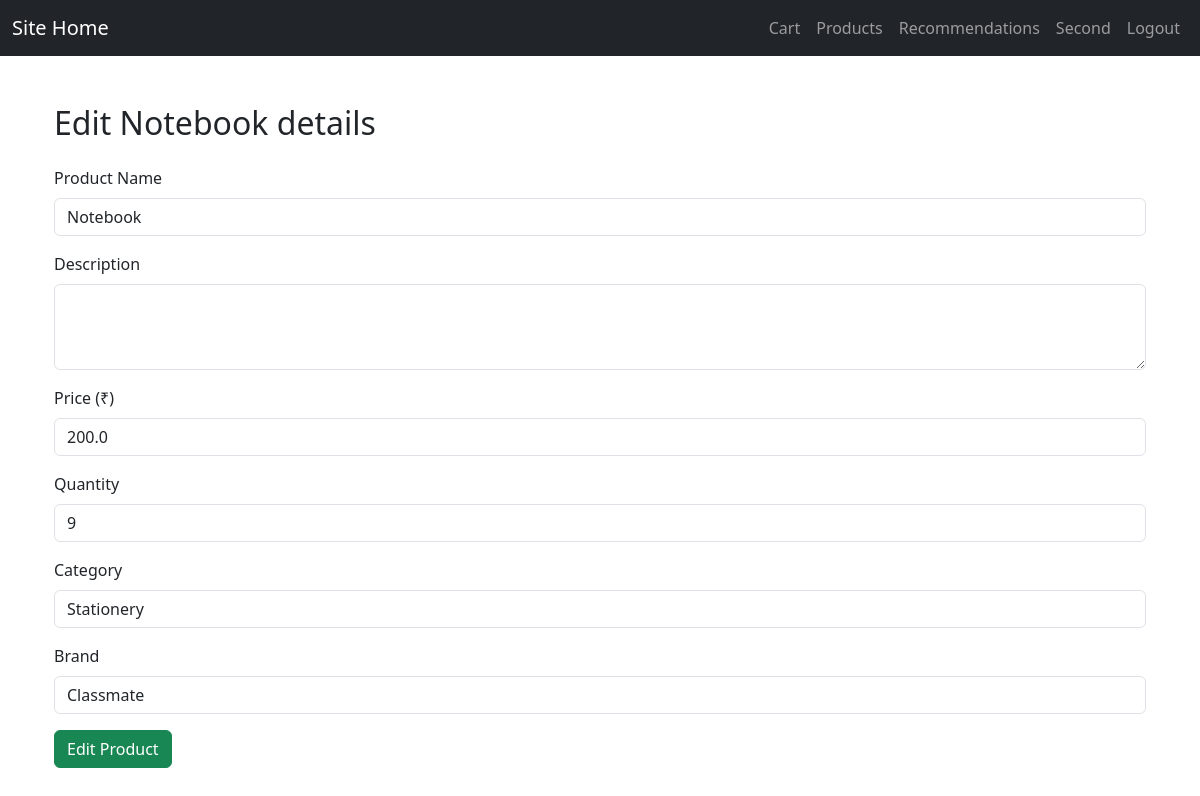
The page /admin/product/edit/2 (signed in) on the database its author committed.
### app/models/product.py (models this page shows, shortened)
class Product(db.Model):
    id = db.Column(db.Integer, primary_key=True)
    name = db.Column(db.String(200), nullable=False)
    description = db.Column(db.String(500))
    price = db.Column(db.Float, nullable=False)
    category = db.Column(db.String(100))
    brand = db.Column(db.String(100))
    quantity=db.Column(db.Integer)
    date_added = db.Column(db.DateTime, default=datetime.utcnow)

### app/routes/admin_routes.py (the view)
@admin_bp.route('/admin/product/edit/<int:id>',methods=['POST','GET'])
@login_required
def edit_products(id):
    if request.method=='POST':
        product = Product.query.get_or_404(id)
        product.name = request.form['name']
        product.description = request.form['description']
        product.price = request.form['price']
        product.category = request.form['category']
        product.brand = request.form['brand']
        product.quantity=request.form['quantity']
        message="Product edited successfully"
        db.session.commit()
        return render_template('/admin/admin_products.html',message=message)
    else:
        product=Product.query.filter_by(id=id).first()
        return render_template('/admin/admin_products_edit.html',product=product)

### app/routes/admin_routes.py (called while the page is built)
@login_manager.user_loader
def load_user(user_id):
    return User.query.get(int(user_id))

### app/templates/admin/admin_products_edit.html (shortened to what this page needs)
{% extends "base.html" %}
{% block navbar %}
    <li class="nav-item"><a class="nav-link" href="/logout">Logout</a></li>
{% endblock navbar %}
{% block content %}
<div class="container mt-5">
  <h2>Edit {{product.name}} details</h2>
  <form method="POST" action="/admin/product/edit/{{product.id}}" enctype="multipart/form-data" class="mt-4">
    <div class="mb-3">
      <label for="name" class="form-label">Product Name</label>
      <input type="text" class="form-control" value="{{product.name}}" id="name" name="name" required>
    </div>
    <div class="mb-3">
      <label for="description" class="form-label">Description</label>
      <textarea class="form-control" id="description" name="description" rows="3" required></textarea>
    </div>
    <div class="mb-3">
      <label for="price" class="form-label">Price (₹)</label>
      <input type="number" value="{{product.price}}" step="0.01" class="form-control" id="price" name="price" required>
    </div>
    <div class="mb-3">
      <label for="quantity" class="form-label">Quantity</label>
      <input type="number" value="{{product.quantity}}" class="form-control" id="quantity" name="quantity" required>
    </div>
    <div class="mb-3">
      <label for="category" class="form-label">Category</label>
      <input type="text" value="{{product.category}}" class="form-control" id="category" name="category" required>
    </div>
    <div class="mb-3">
      <label for="brand" class="form-label">Brand</label>
      <input type="text" value="{{product.brand}}" class="form-control" id="brand" name="brand" required>
    </div>
    <button type="submit" class="btn btn-success">Edit Product</button>
  </form>
</div>
{% endblock %}

### rows shown on the page
Product: name "Notebook", price "200.0", quantity "9", category "Stationery", brand "Classmate"
